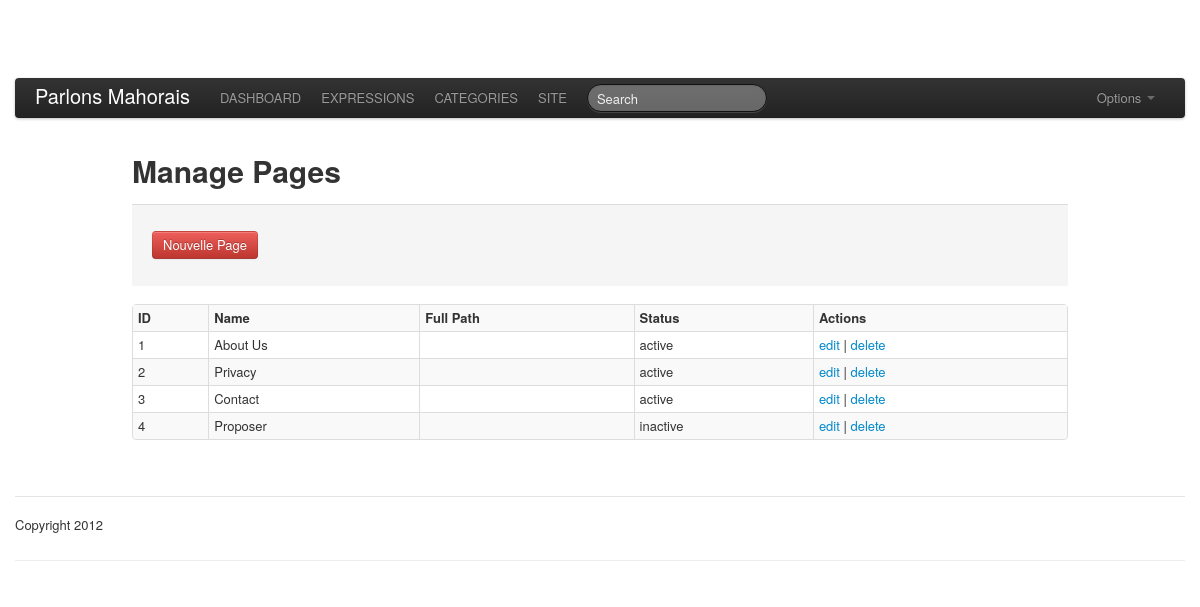
The app's page /index.php/admin/pages with its own data.
### tables this page shows
CREATE TABLE IF NOT EXISTS `pages` (
  `id` int(11) NOT NULL AUTO_INCREMENT,
  `name` varchar(255) NOT NULL DEFAULT '',
  `keywords` varchar(255) NOT NULL DEFAULT '',
  `description` varchar(255) NOT NULL DEFAULT '',
  `path` varchar(255) NOT NULL DEFAULT '',
  `content` text NOT NULL,
  `status` enum('active','inactive') NOT NULL DEFAULT 'active',
  PRIMARY KEY (`id`)
);

### application/controllers/admin/pages.php (called while the page is built, shortened)
<?php
class Pages extends CI_Controller {
  function index(){
	$data['title'] = "Manage Pages";
	$data['main'] = 'admin/admin_pages_home';
	$data['pages'] = $this->MPages->getAllPages();
	$this->load->vars($data);
	$this->load->view('admin/dashboard');
  }
}
?>

### index.php (called while the page is built, shortened)
<?php
require_once BASEPATH.'core/CodeIgniter.php';

### application/models/users/mpages.php (called while the page is built, shortened)
<?php
class MPages extends CI_Model{
 function getAllPages(){
     $data = array();
     $Q = $this->db->get('pages');
     if ($Q->num_rows() > 0){
       foreach ($Q->result_array() as $row){
         $data[] = $row;
       }
    }
    return $data;
 }
}
?>

### application/views/admin/admin_pages_home.php (the view, shortened to what this page needs)
<h1><?php echo $title;?></h1>
 <div class="form-actions">
<p><?php
	$attributes = array('class' => 'navbar-form');
	echo form_open("admin/pages/create", $attributes);
	$exportButton = array(
		'class'		=> 'btn btn-danger',
		'name' 		=> 'button',
		'value' 	=> 'true',
		'type' 		=> 'submit',
		'content' 	=> 'Nouvelle Page'
	);
	echo form_button($exportButton);
	echo form_close();
?></p>
 </div>
<?php
if (count($pages)){
	echo "<table class='table table-striped table-bordered table-condensed'>\n";
	echo "<tr valign='top'>\n";
	echo "<th>ID</th>\n<th>Name</th><th>Full Path</th><th>Status</th><th>Actions</th>\n";
	echo "</tr>\n";
	foreach ($pages as $key => $list){
		echo "<tr valign='top'>\n";
		echo "<td>".$list['id']."</td>\n";
		echo "<td>".$list['name']."</td>\n";
		echo "<td>";
   		if (!preg_match("/\.html$/",$list['path'])){
  			$list['path'] .= ".html";
  		}
		echo "</td>";
		echo "<td align='center'>".$list['status']."</td>\n";
		echo "<td align='center'>";
		echo anchor('admin/pages/edit/'.$list['id'],'edit');
		echo " | ";
		echo anchor('admin/pages/delete/'.$list['id'],'delete');
		echo "</td>\n";
		echo "</tr>\n";
	}
	echo "</table>";
}
?>

### assets/datatables/css/demo_table.css (style rules this page uses)
table { margin: 1em 0; clear: both; }

### records on screen
pages: id "1", name "About Us", status "active", id "edit", id "delete"
pages: id "2", name "Privacy", status "active", id "edit", id "delete"
pages: id "3", name "Contact", status "active", id "edit", id "delete"
pages: id "4", name "Proposer", status "inactive", id "edit", id "delete"

### other values on screen
anchor("admin/dashboard/index","DASHBOARD") "DASHBOARD"
anchor("admin/products/", "EXPRESSIONS") "EXPRESSIONS"
anchor("admin/categories/","CATEGORIES") "CATEGORIES"
anchor("admin/dashboard/logout/", "SITE") "SITE"
$title "Manage Pages"
form_button($exportButton) "Nouvelle Page"
